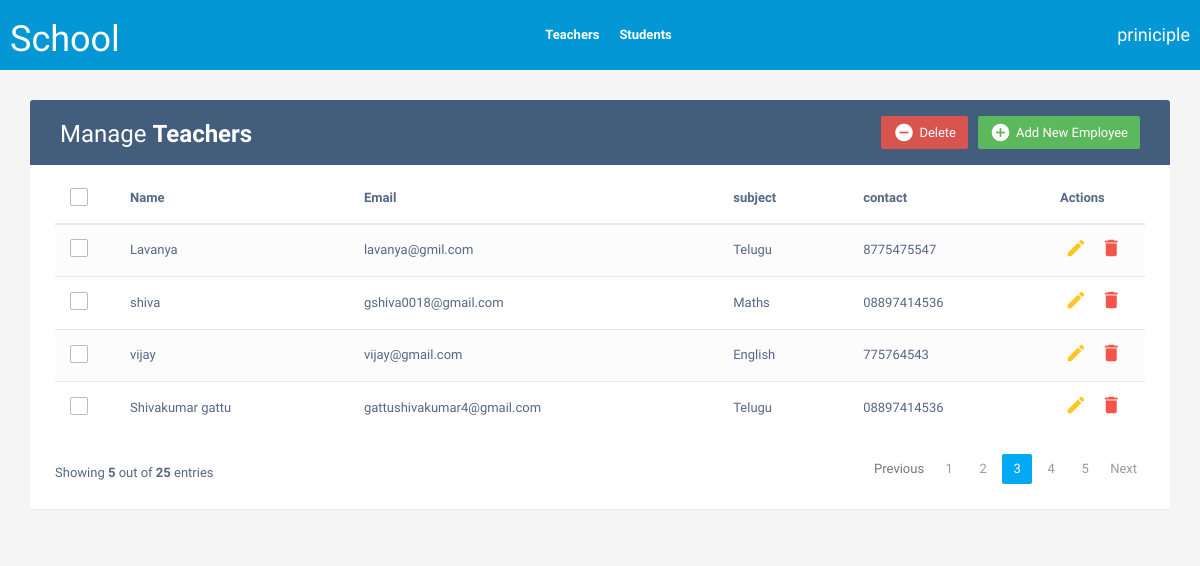
The page / on the database its author committed.
### teachers/models.py (models this page shows, shortened)
class Teacher(models.Model):
    name=models.CharField(max_length=100)
    subject=models.CharField(max_length=200)
    contact=models.CharField(max_length=15)
    email=models.EmailField(unique=True)

### teachers/views.py (the view)
# urls.py: path("", views.teacher_list, name="all-teachers"),
def teacher_list(req):
    teacher=Teacher.objects.all()
    return render(req,"index.html", {"allteachers":teacher})

### templates/index.html (shortened to what this page needs)
<!DOCTYPE html>
<html lang="en">
<head>
<link rel="stylesheet" href="https://maxcdn.bootstrapcdn.com/font-awesome/4.7.0/css/font-awesome.min.css">
<link rel="stylesheet" href="https://maxcdn.bootstrapcdn.com/bootstrap/3.3.7/css/bootstrap.min.css">
<link rel="stylesheet" href="/static/css/styles.css">
  <body>
	{% include "header.html" %}
    <div class="container">
        <div class="table-wrapper">
            <div class="table-title">
                <div class="row">
                    <div class="col-sm-6">
						<h2>Manage <b>Teachers</b></h2>
					</div>
					<div class="col-sm-6">
						<a href="#addEmployeeModal" class="btn btn-success" data-toggle="modal"><i class="material-icons">&#xE147;</i> <span>Add New Employee</span></a>
						<a href="#deleteEmployeeModal" class="btn btn-danger" data-toggle="modal"><i class="material-icons">&#xE15C;</i> <span>Delete</span></a>
					</div>
                </div>
            </div>
            <table class="table table-striped table-hover">
                <thead>
                    <tr>
						<th>
							<span class="custom-checkbox">
								<label for="selectAll"></label>
							</span>
						</th>
                        <th>Name</th>
                        <th>Email</th>
						<th>subject</th>
                        <th>contact</th>
                        <th>Actions</th>
                    </tr>
                </thead>
                <tbody>
					{% for i in allteachers %}
                    <tr>
						<td>
							<span class="custom-checkbox">
								<label for="checkbox1"></label>
							</span>
						</td>
                        <td>{{i.name}}</td>
                        <td>{{i.email}}</td>
						<td>{{i.subject}}</td>
                        <td>{{i.contact}}</td>
                        <td>
                            <a href="#editEmployeeModal-{{forloop.counter}}" class="edit" data-toggle="modal"><i class="material-icons" data-toggle="tooltip" title="Edit">&#xE254;</i></a>
                            <a href="#deleteEmployeeModal-{{forloop.counter}}" class="delete" data-toggle="modal"><i class="material-icons" data-toggle="tooltip" title="Delete">&#xE872;</i></a>
                        </td>
                    </tr>
                   {% endfor %}
                </tbody>
            </table>
			<div class="clearfix">
                <div class="hint-text">Showing <b>5</b> out of <b>25</b> entries</div>
                <ul class="pagination">
                    <li class="page-item disabled"><a href="#">Previous</a></li>
                    <li class="page-item"><a href="#" class="page-link">1</a></li>
                    <li class="page-item"><a href="#" class="page-link">2</a></li>
                    <li class="page-item active"><a href="#" class="page-link">3</a></li>
                    <li class="page-item"><a href="#" class="page-link">4</a></li>
                    <li class="page-item"><a href="#" class="page-link">5</a></li>
                    <li class="page-item"><a href="#" class="page-link">Next</a></li>
                </ul>
            </div>
        </div>
    </div>
</body>
</html>

### templates/header.html (shortened to what this page needs)
<!DOCTYPE html>
<html lang="en">
<head>
    <link rel="stylesheet" href="/static/css/styles.css">
</head>
<body>
    <div class="navsections">
        <div class="title">
            <h1>School</h1>
        </div>
        <div class="menu">
            <a href="teachers">Teachers</a><a href="students">Students</a>
        </div>
        <div class="user">
            <h4>priniciple</h4>
        </div>
    </div>
</body>
</html>

### static/css/styles.css (style rules this page uses)
body { color: #566787; background: #f5f5f5; font-family: 'Varela Round', sans-serif; font-size: 13px; }
.table-wrapper { background: #fff; padding: 20px 25px; margin: 30px 0; border-radius: 3px; box-shadow: 0 1px 1px rgba(0,0,0,.05); }
.table-title { padding-bottom: 15px; background: #435d7d; color: #fff; padding: 16px 30px; margin: -20px -25px 10px; border-radius: 3px 3px 0 0; }
.table-title h2 { margin: 5px 0 0; font-size: 24px; }
.table-title .btn { color: #fff; float: right; font-size: 13px; border: none; min-width: 50px; border-radius: 2px; border: none; outline: none !important; margin-left: 10px; }
.table-title .btn i { float: left; font-size: 21px; margin-right: 5px; }
.table-title .btn span { float: left; margin-top: 2px; }
table.table tr th, table.table tr td { border-color: #e9e9e9; padding: 12px 15px; vertical-align: middle; }
table.table tr th:first-child { width: 60px; }
table.table tr th:last-child { width: 100px; }
table.table-striped tbody tr:nth-of-type(odd) { background-color: #fcfcfc; }
table.table td:last-child i { opacity: 0.9; font-size: 22px; margin: 0 5px; }
table.table td a { font-weight: bold; color: #566787; display: inline-block; text-decoration: none; outline: none !important; }
table.table td a.edit { color: #FFC107; }
table.table td a.delete { color: #F44336; }
table.table td i { font-size: 19px; }
.pagination { float: right; margin: 0 0 5px; }
.pagination li a { border: none; font-size: 13px; min-width: 30px; min-height: 30px; color: #999; margin: 0 2px; line-height: 30px; border-radius: 2px !important; text-align: center; padding: 0 6px; }
.pagination li.active a, .pagination li.active a.page-link { background: #03A9F4; }
.hint-text { float: left; margin-top: 10px; font-size: 13px; }
.custom-checkbox { position: relative; }
.custom-checkbox label:before { width: 18px; height: 18px; }
.custom-checkbox label:before { content: ''; margin-right: 10px; display: inline-block; vertical-align: text-top; background: white; border: 1px solid #bbb; border-radius: 2px; box-sizing: border-box; z-index: 2; }
.navsections { background-color: #0397d6; color: white; display: flex; justify-content: space-between; align-items: center; padding: 0px 10px; }
.menu a { margin-right: 20px; color: white; font-weight: 700; }

### rows shown on the page
Teacher: name "Lavanya", email "lavanya@gmil.com", subject "Telugu", contact "8775475547"
Teacher: name "shiva", email "gshiva0018@gmail.com", subject "Maths", contact "08897414536"
Teacher: name "vijay", email "vijay@gmail.com", subject "English", contact "775764543"
Teacher: name "Shivakumar gattu", email "gattushivakumar4@gmail.com", subject "Telugu", contact "08897414536"
